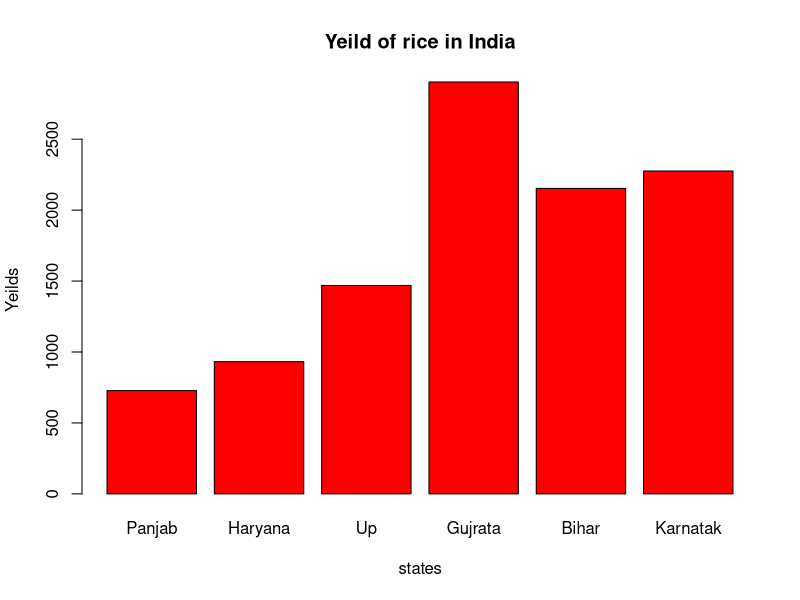
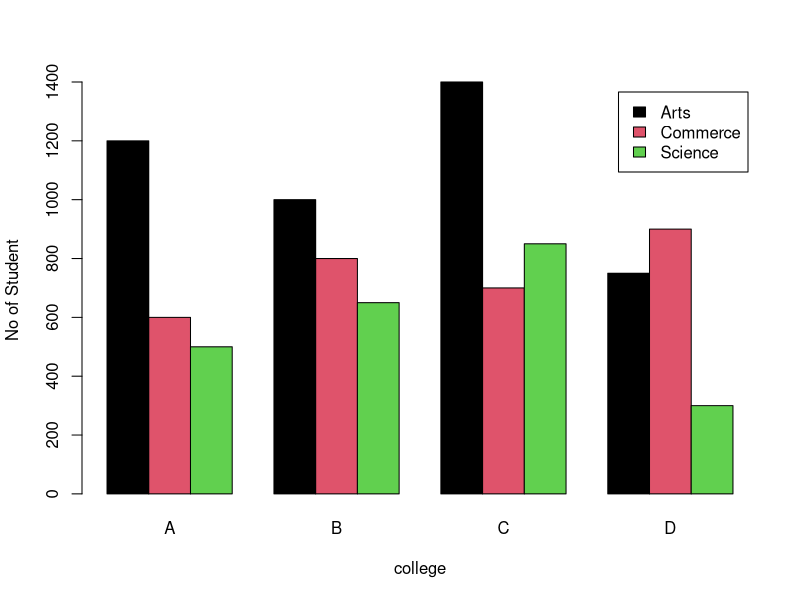
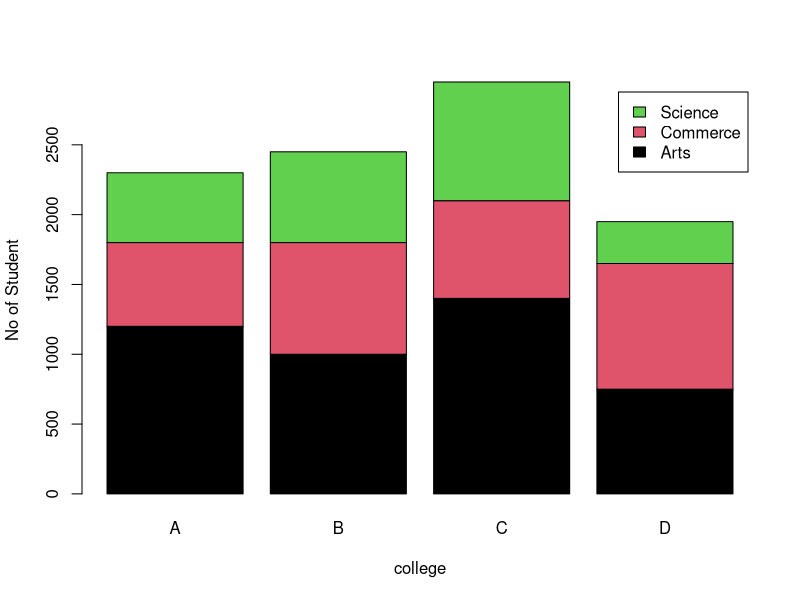
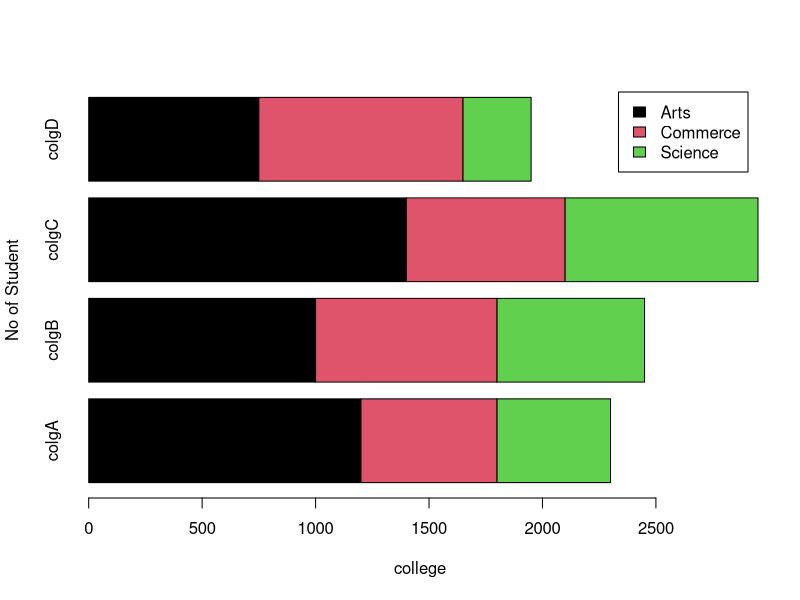
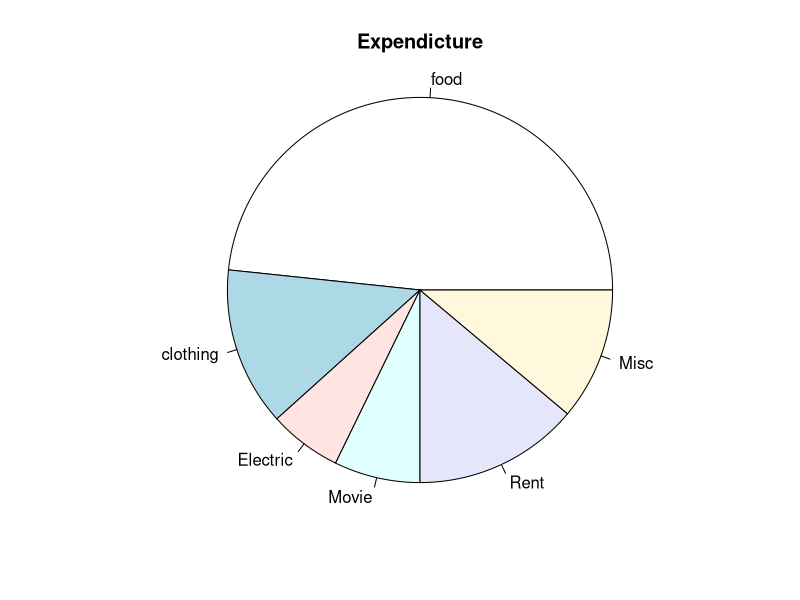
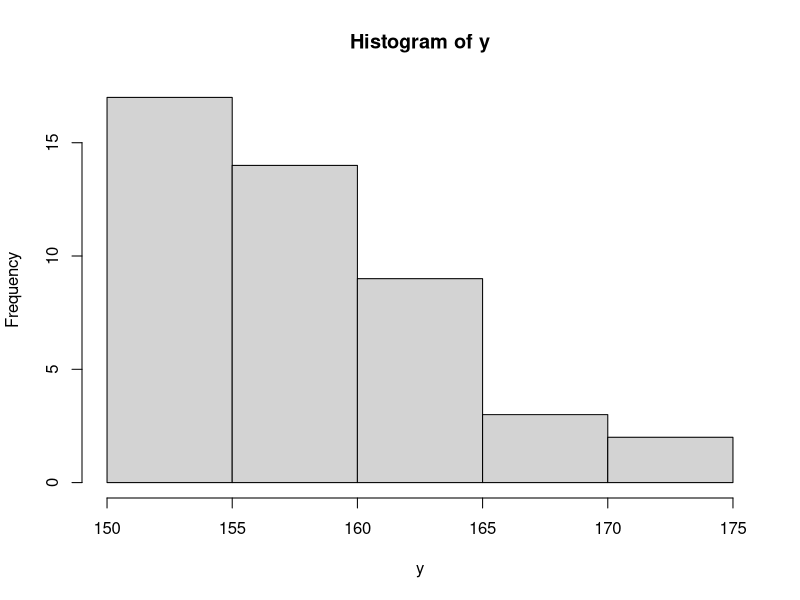
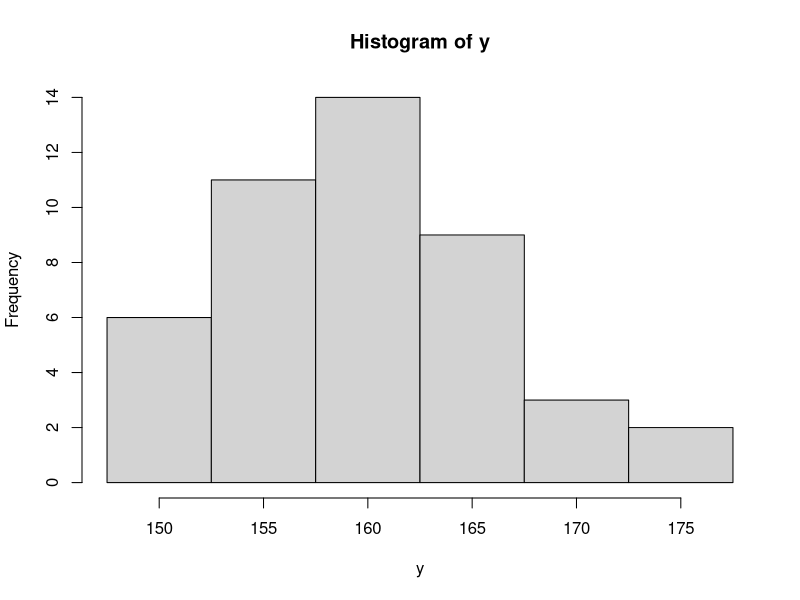
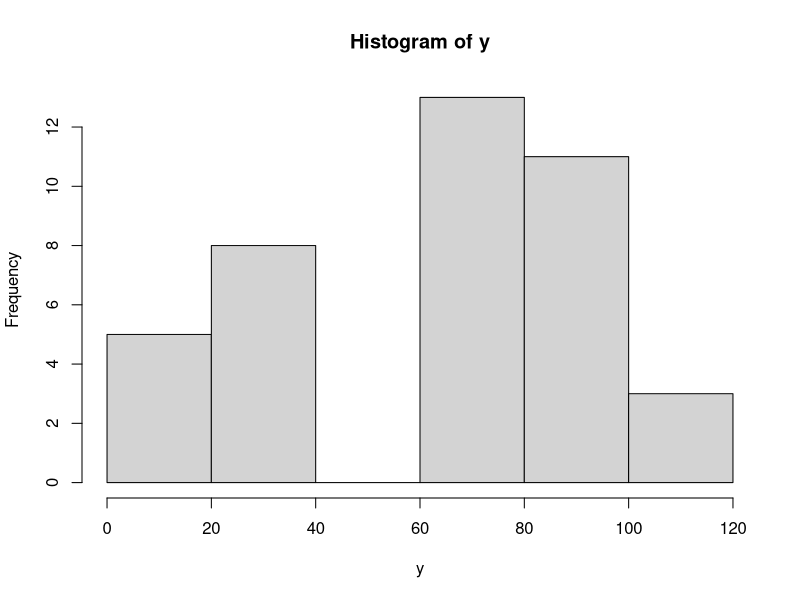

Here is the R script that generated these plots, in order:
                      ############ Graphs and Digrams On R ##############
                                # 1-Bar Digram
                                        
x=c("Panjab","Haryana","Up","Gujrata","Bihar","Karnatak")
y=c(728,932,1469,2903,2153,2276)
barplot(y,names.arg = x, col = "red",border = "black",xlab = "states",ylab = "Yeilds",main = "Yeild of rice in India")


                              #Multiple Bar diagram
colg=c("A","B","C","D")
colgA=c(1200,600,500)
colgB=c(1000,800,650)
colgC=c(1400,700,850)
colgD=c(750,900,300)
d=data.frame(colgA,colgB,colgC,colgD)
d
d1=as.matrix(d)
d1


barplot(d1,names.arg = colg,beside = T,legend=c("Arts","Commerce","Science"),col = 1:2:3,
        xlab = "college",ylab = "No of Student")


barplot(d1,names.arg = colg,beside = F,legend=c("Arts","Commerce","Science"),col = 1:2:3,
        xlab = "college",ylab = "No of Student")


barplot(d1,horiz = T,beside = F,legend=c("Arts","Commerce","Science"),col = 1:2:3,
        xlab = "college",ylab = "No of Student")


                                      #2-Pie Digram
itm=c("food","clothing","Electric","Movie","Rent","Misc")
exp=c(87,24,11,13,25,20)
pie(exp,labels =itm,main ="Expendicture",radius = 1)


                                    #3-Histogram
                                   #Histogram for Ungroup data
x=seq(150,175,5)
f=c(6,11,14,9,3,2)
y=rep(x,f)
hist(y)

t=seq(147.5,177.5,5)
hist(y,breaks = t)

                              #Histogram for group freq data
midx=seq(12.5,112.5,25)
f=c(5,8,13,11,3)
cls_int=seq(0,125,25)
y=rep(midx,f)
hist(y)
hist(y,breaks = cls_int,col = "red")


                                    #Freq Polygone 
lb=seq(0,100,25)
ub=seq(25,125,25)
midx=(lb+ub)/2
f=c(5,8,13,11,3)
x0=c(0,midx,125)
f0=c(0,f,0)
y=rep(midx,f)
bks=seq(0,125,25)
hist(y,bks)
lines(x0,f0)

#or
plot(x0,f0,main = "fre polygone",type = "o",lty=1,xlim =range(min(x0),max(x0)))
#here type join the line with all poitns  
#lty is style of line 



                                 #ogive
f=c(5,8,13,11,3)
lc=cumsum(f)
uc=1:5
for(i in 5:1)
  +{uc[i]=sum(f[5:i])}
lbx=seq(0,100,25)
ubx=seq(25,125,25)

plot(ubx,lc,type = "l",xlim = c(0,100),lwd=2)
lines(lbx,uc,type = "l",lwd=2,xlim = c(0,100))
